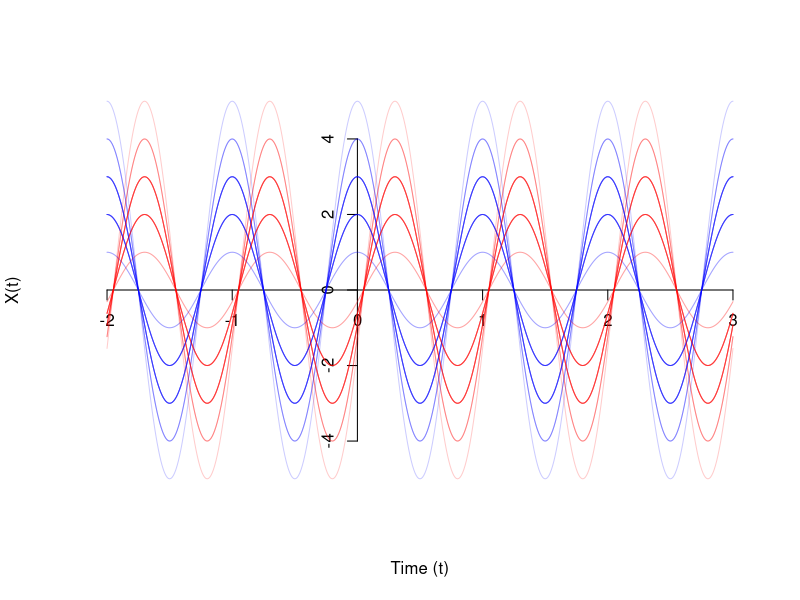
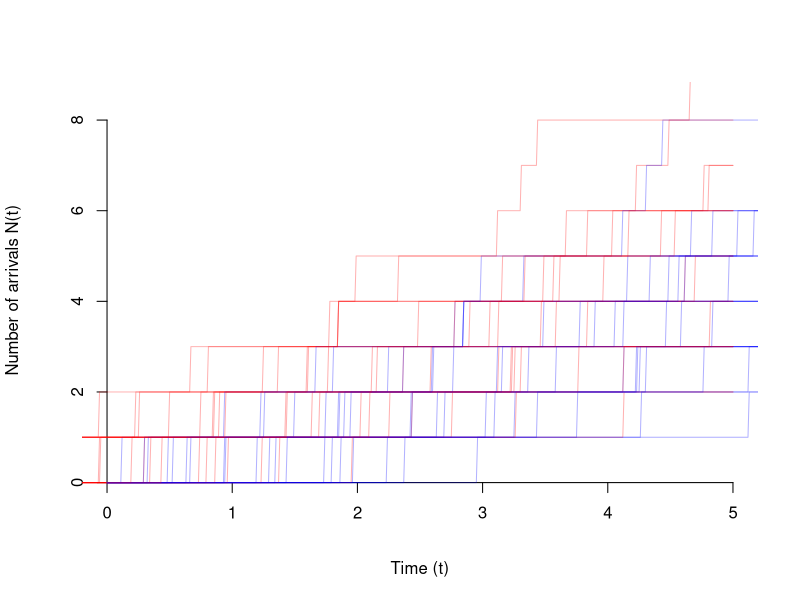
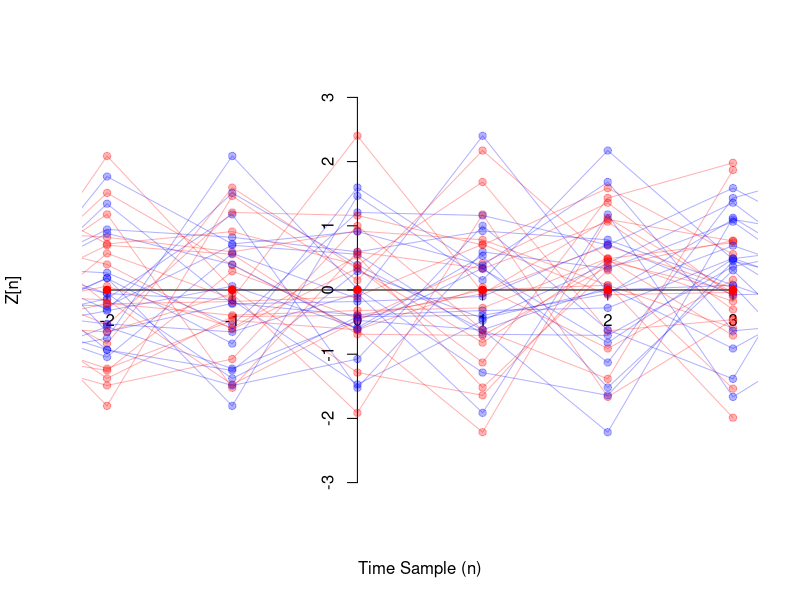

R code for these plots, in order:
## ---- chunk 1
plot(NA, NA,
     xaxt="n", yaxt="n", bty="n",
     xlim=c(-2, 3), ylim=c(-5.1, 5.1),
     xlab="Time (t)", ylab="X(t)")
axis(1, pos=0)
axis(2, pos=0)
set.seed(1)
ts <- seq(-2, 3, by=0.01)
a <- rbinom(30, 5, 0.5)
for(i in 1:20) {
  lines(ts, a[i] * cos(2 * pi * ts), col=rgb(0, 0, 1, 0.2))
  lines(ts, a[i] * cos(2 * pi * (ts - 0.3)), col=rgb(1, 0, 0, 0.2))
}
## ---- chunk 2
plot(NA, NA,
     xaxt="n", yaxt="n", bty="n",
     xlim=c(0, 5), ylim=c(0, 8.5),
     xlab="Time (t)", ylab="Number of arrivals N(t)")
axis(1, pos=0, at=0:5)
axis(2, pos=0)
set.seed(1)
for(i in 1:20) {
  arrivals <- cumsum(rexp(10, 0.8))
  ts <- seq(0, 6, by=.01)
  N <- c()
  for(t in ts) {
    N <- c(N, sum(arrivals < t))
  }
  lines(ts, N, col=rgb(0, 0, 1, 0.3))
  lines(ts - 1, N, col=rgb(1, 0, 0, 0.3))
}
## ---- chunk 3
plot(NA, NA,
     xaxt="n", yaxt="n", bty="n",
     xlim=c(-2, 3), ylim=c(-3, 3),
     xlab="Time Sample (n)", ylab="Z[n]")
axis(1, pos=0, at=-2:3)
axis(2, pos=0)
set.seed(1)
for(i in 1:20) {
  ts <- -3:4
  Z <- rnorm(8)
  points(ts, Z, pch=19, col=rgb(0, 0, 1, 0.3))
  lines(ts, Z, col=rgb(0, 0, 1, 0.3))
  points(ts - 1, Z, pch=19, col=rgb(1, 0, 0, 0.3))
  lines(ts - 1, Z, col=rgb(1, 0, 0, 0.3))
}
points(-2:3, rep(0, 6), col="red", pch=19)
